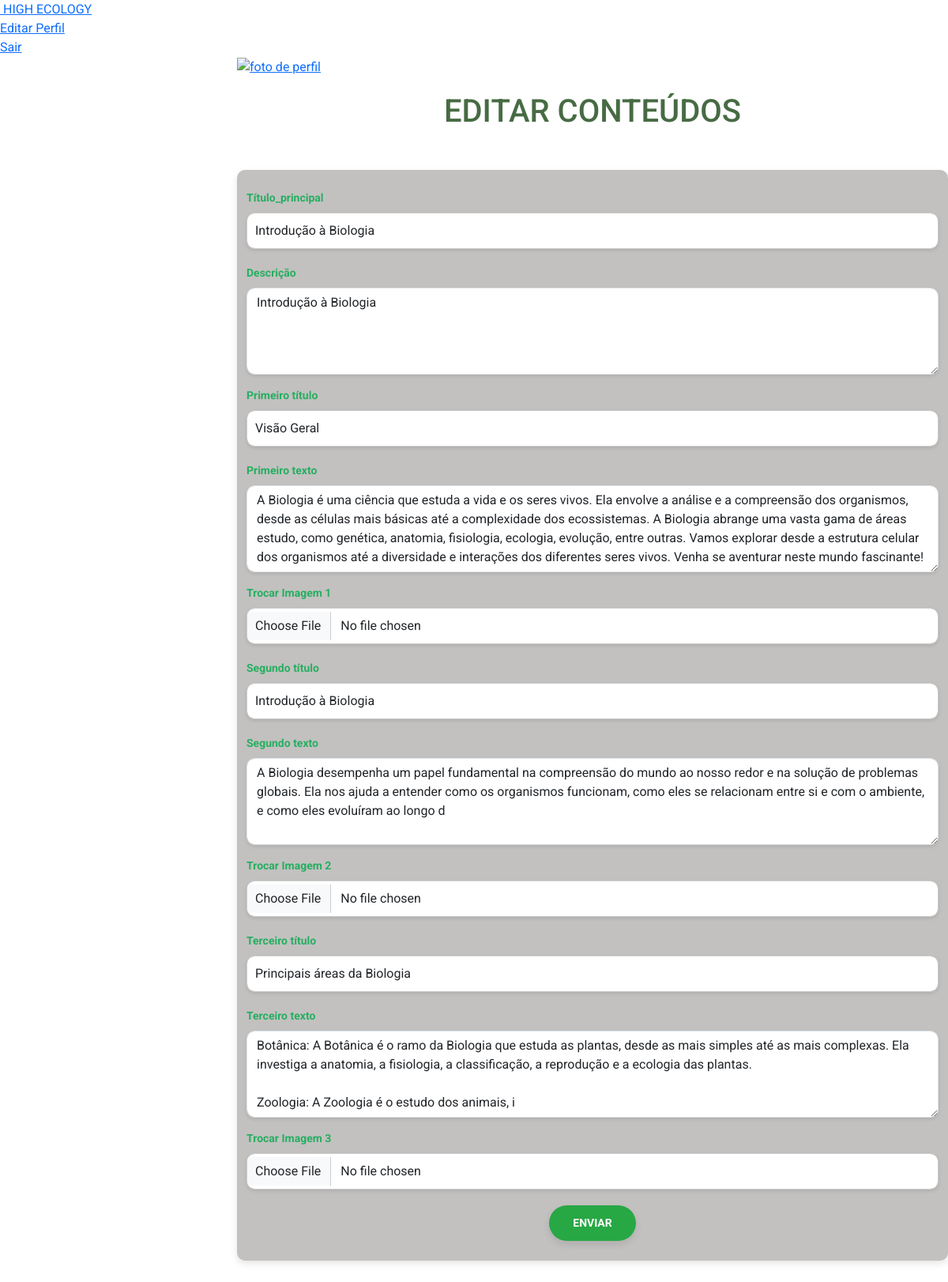
The app's page /html/gerenciar-conteudo-edit.php?id=11 with its own data.
### tables this page shows
CREATE TABLE `conteudos` (
  `id` int(11) NOT NULL,
  `id_modulo` int(11) NOT NULL,
  `titulo_principal` varchar(255) NOT NULL,
  `descricao` varchar(255) NOT NULL,
  `titulo1` varchar(255) NOT NULL,
  `texto1` text NOT NULL,
  `imagem1` varchar(255) DEFAULT NULL,
  `titulo2` varchar(255) NOT NULL,
  `texto2` varchar(255) NOT NULL,
  `imagem2` varchar(255) DEFAULT NULL,
  `titulo3` varchar(255) NOT NULL,
  `texto3` varchar(255) NOT NULL,
  `imagem3` varchar(255) DEFAULT NULL,
  `criado_em` timestamp NOT NULL DEFAULT current_timestamp()
);

### html/gerenciar-conteudo-edit.php (the view, shortened to what this page needs)
<?php
include('../php/config.php');
$id = isset($_GET['id']) ? $_GET['id'] : null;
$stmt = $pdo->prepare('SELECT * FROM conteudos WHERE id = ?');
$stmt->execute([$id]);
$conteudo = $stmt->fetch();
?>
<!DOCTYPE html>
<html lang="pt-br">
<head>
    <link rel="stylesheet" href="https://maxcdn.bootstrapcdn.com/bootstrap/4.0.0/css/bootstrap.min.css">
    <link rel="stylesheet" href="https://stackpath.bootstrapcdn.com/bootstrap/4.0.0/js/bootstrap.bundle.min.js">
    <link rel="stylesheet" href="https://cdnjs.cloudflare.com/ajax/libs/jquery/3.2.1/jquery.min.js">
    <link rel="stylesheet" href="../css/all.css">
    <link rel="stylesheet" href="../css/all.css">
    <link rel="stylesheet" href="../css/forms.css">
    <link rel="stylesheet" href="../css/conteudo-main-logado.css">
    <link rel="stylesheet" href="../css/editar-perfil.css">
    <link href="https://cdn.jsdelivr.net/npm/bootstrap@5.3.0-alpha1/dist/css/bootstrap.min.css" rel="stylesheet">
    <link rel="stylesheet" href="../css/gerenciar-cursos.css">
</head>
<body>
    <div class="container-p">
        <div class="navegacao">
            <ul style="padding: 0px 0px 0px 0px; margin: 0px 0px 0px 0px;">
            <li>
                    <a href = "#">
                        <span class = "icone">
                        </span>
                        <span class = "titulo">HIGH ECOLOGY</span>
                    </a>
                </li>
                <li>
                    <a href = "editar-perfil.php">
                        <span class = "titulo">Editar Perfil</span>
                    </a>
                </li>
                <li>
                    <a href = "../php/logout.php">
                        <span class = "titulo">Sair</span>
                    </a>
                </li>
            </ul>
        </div>
        <div class="main-p">
            <div class="topbar">
                <div class="user">
                    <a href="editar-perfil.php">
                        <img src="<?php if ($_SESSION["user"]['tabela'] == "aluno") {
                            echo $_SESSION['dados_user']['img'];
                        } elseif ($_SESSION["user"]['tabela'] == "professor") {
                            echo "../img/icon.png";
                        } ?>" alt="foto de perfil">
                    </a>
                </div>
            </div>
            <header>
                <h1>Editar Conteúdos</h1>
            </header>
            <div class="container">
                <form action="" method="POST" enctype="multipart/form-data">
                    <div class="mb-3">
                        <label for="titulo_principal" class="form-label">Título_principal</label>
                        <input type="text" name="titulo_principal"
                            value="<?php echo htmlspecialchars($conteudo['titulo_principal']); ?>" class="form-control"
                            required>
                    </div>
                    <div class="mb-3">
                        <label for="descricao" class="form-label">Descrição</label>
                        <textarea name="descricao" class="form-control" rows="4"
                            required><?php echo htmlspecialchars($conteudo['descricao']); ?></textarea>
                    </div>
                    <div class="mb-3">
                        <label for="titulo1" class="form-label">Primeiro título</label>
                        <input type="text" name="titulo1" value="<?php echo htmlspecialchars($conteudo['titulo1']); ?>"
                            class="form-control" required>
                    </div>
                    <div class="mb-3">
                        <label for="texto1" class="form-label">Primeiro texto</label>
                        <textarea name="texto1" class="form-control" rows="4"
                            required><?php echo htmlspecialchars($conteudo['texto1']); ?></textarea>
                    </div>
                    <div class="mb-3">
                        <label for="imagem1" class="form-label">Trocar Imagem 1</label>
                        <input type="file" name="imagem1" class="form-control">
                    </div>
                    <div class="mb-3">
                        <label for="titulo2" class="form-label">Segundo título</label>
                        <input type="text" name="titulo2" value="<?php echo htmlspecialchars($conteudo['titulo2']); ?>"
                            class="form-control" required>
                    </div>
                    <div class="mb-3">
                        <label for="texto2" class="form-label">Segundo texto</label>
                        <textarea name="texto2" class="form-control" rows="4"
                            required><?php echo htmlspecialchars($conteudo['texto2']); ?></textarea>
                    </div>
                    <div class="mb-3">
                        <label for="imagem2" class="form-label">Trocar Imagem 2</label>
                        <input type="file" name="imagem2" class="form-control">
                    </div>
                    <div class="mb-3">
                        <label for="titulo3" class="form-label">Terceiro título</label>
                        <input type="text" name="titulo3" value="<?php echo htmlspecialchars($conteudo['titulo3']); ?>"
                            class="form-control" required>
                    </div>
                    <div class="mb-3">
                        <label for="texto3" class="form-label">Terceiro texto</label>
                        <textarea name="texto3" class="form-control" rows="4"
                            required><?php echo htmlspecialchars($conteudo['texto3']); ?></textarea>
                    </div>
                    <div class="mb-3">
                        <label for="imagem3" class="form-label">Trocar Imagem 3</label>
                        <input type="file" name="imagem3" class="form-control">
                    </div>
                    <button type="submit" class="bnt bnt-sucess">Enviar</button>
                </form>
            </div>
</body>
</html>

### css/all.css (style rules this page uses)
* { margin: 0; padding: 0; box-sizing: border-box; font-family: 'Roboto', sans-serif; }
body { background-color: #f2f2f2; }

### css/forms.css (style rules this page uses)
body { font-family: 'Arial', sans-serif; background-color: #f4f8f9; color: #333; margin: 0; padding: 0; }
.container { max-width: 600px; margin: 50px auto; background-color: #2b282349; border-radius: 10px; box-shadow: 0 4px 10px rgba(0, 0, 0, 0.1); padding: 25px; }
h1 { text-align: center; color: #27ae60; font-size: 28px; font-weight: bold; margin-bottom: 25px; }
.form-label { font-weight: bold; color: #27ae60; font-size: 14px; margin-bottom: 5px; display: block; }
input[type="text"], textarea, input[type="file"] { width: 100%; padding: 10px; border: 1px solid #ccc; border-radius: 5px; font-size: 16px; margin-bottom: 20px; box-sizing: border-box; transition: all 0.3s ease; }
button[type="submit"] { display: block; width: auto; background-color: #27ae60; color: #ffffff; padding: 8px 16px; border: none; border-radius: 5px; font-size: 14px; font-weight: bold; text-transform: uppercase; cursor: pointer; transition: all 0.3s ease; margin: 0 auto; }
.mb-3 { margin-bottom: 20px; }
textarea::placeholder, input::placeholder { font-style: italic; color: #aaa; }

### css/conteudo-main-logado.css (style rules this page uses)
:root { --verde: #476b43; --white: #fff; --gray: #f5f5f5; --black1: #222; --black2: #999; }
.container-p { position: relative; width: 100%; }
.main-p { position: absolute; width: calc(100% - 300px); left: 300px; min-height: 100vh; background: var(--white); transition: all 0.5s ease; }

### css/gerenciar-cursos.css (style rules this page uses)
header { background-color: #fff; padding-top: 20px; color: #476b43; text-align: center; font-size: 24px; font-weight: bold; text-transform: uppercase; }
form .form-control { border-radius: 10px; box-shadow: 0 2px 4px rgba(0, 0, 0, 0.1); }
form button[type="submit"] { background-color: #28a745; color: white; border: none; padding: 12px 30px; border-radius: 50px; box-shadow: 0 4px 10px rgba(0, 0, 0, 0.1); transition: background-color 0.3s ease; }
.form-control { margin-bottom: 15px; }

### records on screen
conteudos: titulo_principal "Introdução à Biologia", descricao "Introdução à Biologia", titulo1 "Visão Geral", texto1 "A Biologia é uma ciência que estuda a vida e os seres vivos. Ela envolve a análise e a compreensão dos organismos, desde as células mais básicas até a complexidade dos ecossistemas. A Biologia abrange uma vasta gama de áreas estudo, como genética, anatomia, fisiologia, ecologia, evolução, entre outras. Vamos explorar desde a estrutura celular dos organismos até a diversidade e interações dos diferentes seres vivos. Venha se aventurar neste mundo fascinante!", titulo2 "Introdução à Biologia", texto2 "A Biologia desempenha um papel fundamental na compreensão do mundo ao nosso redor e na solução de problemas globais. Ela nos ajuda a entender como os organismos funcionam, como eles se relacionam entre si e com o ambiente, e como eles evoluíram ao longo d", titulo3 "Principais áreas da Biologia", texto3 "Botânica: A Botânica é o ramo da Biologia que estuda as plantas, desde as mais simples até as mais complexas. Ela investiga a anatomia, a fisiologia, a classificação, a reprodução e a ecologia das plantas. Zoologia: A Zoologia é o estudo dos animais, i"
